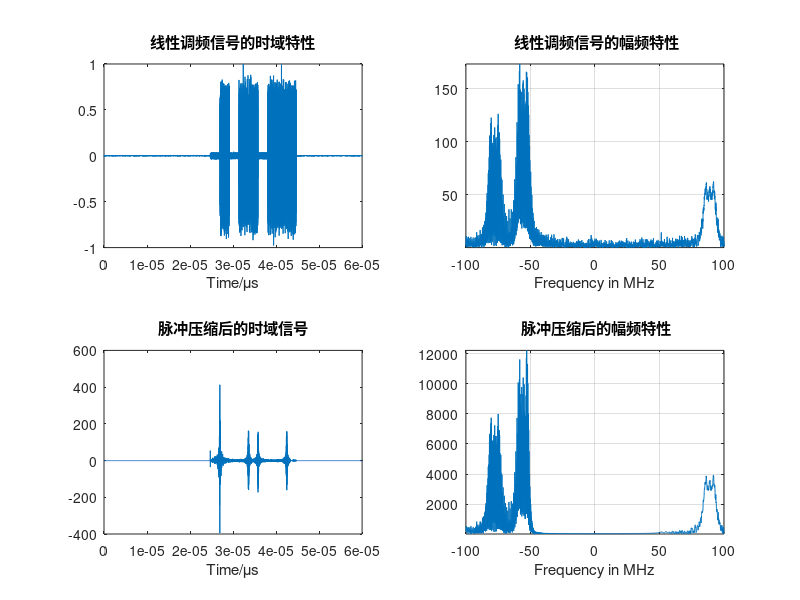

The MATLAB script that drew this image: (Note: this script raises an error after producing the figure.)
%2021年12月6日
%产生间歇采样转发干扰作为分类数据，干噪比30-60dB之间随机；


%%% 间歇采样循环转发干扰
close all;clear;clc
j=sqrt(-1);
data_num=1;   %干扰样本数
samp_num=6000;%距离窗点数
fs = 100e6; %采样频率

B = 50e6;  %信号带宽
taup = 20e-6; %信号脉宽
N = taup * fs; % 采样点数
t = linspace(taup/2,taup*3/2,N);          %时间序列
k = - B / taup;
lfm = exp(1j*pi*k*t.^2);          %LFM信号 复包络

SNR=10; %信噪比dB

for m=1:data_num
    
    %% 目标回波＋噪声
    JNR=20+round(rand(1,1)*20); %干噪比20-40dB
    sp=randn([1,samp_num])+1j*randn([1,samp_num]);%噪声基底
    sp=sp/std(sp);
%     As=10^(SNR/20);%目标回波幅度
%     Aj=10^(JNR/20);%干扰回波幅度
    As = SNR; Aj = JNR;
    range_tar=randi([500, 3000]);  % 目标回波最大点数 3000 + 2000 + 833 < 6000 就可以 833根据duty和period计算得到
    sp(1+range_tar:length(lfm)+range_tar)=sp(1+range_tar:length(lfm)+range_tar)+As*lfm;  %噪声+目标回波 目标在距离窗内200点处
    

 %% 采样参数设置

    section_num_list = [5, 9, 14, 20];
    loop_num = randi([2, 5]); % 循环转发次数
    section_num = section_num_list(loop_num - 1);

    section = taup / section_num; % 切片的长度
    section_samp_num = N / (taup / section); % 切片的采样点数
    section_samp_num = int16(section_samp_num);

    DRFM = zeros(1, loop_num*section_samp_num); % 将每次采样后的信号按倒序存入转发列表

    %% 转发
    for i=1:loop_num
        a = (i * (i+1) / 2 - 1); % 截获切片开始的坐标0、2、5、9...
        current_samp = sp(1+range_tar+a*section_samp_num : range_tar+(a+1)*section_samp_num);
        DRFM(1+(loop_num-i)*section_samp_num : (loop_num-i+1)*section_samp_num) = current_samp;
%         从采样切片的下一个切片开始转发
        sp(1+range_tar+(a+1)*section_samp_num : range_tar+(a+1+i)*section_samp_num) =  Aj * DRFM(1+(loop_num-i)*section_samp_num : (loop_num)*section_samp_num) +  sp(1+range_tar+(a+1)*section_samp_num : range_tar+(a+1+i)*section_samp_num);
    end
    

    sp=sp/max(sp); %归一化


    %% 作回波信号的时域波形
    figure;
    subplot(2, 2, 1);
    plot(linspace(0, 3, 6000)*taup, real(sp));
    title("线性调频信号的时域特性")
    xlabel('Time/μs');

    %% 回波信号的幅频特性
    subplot(2, 2, 2);
    freq=linspace(-fs,fs,length(sp));
    plot(freq*1e-6,fftshift(abs(fft(sp))));
    xlabel('Frequency in MHz');
    title(' 线性调频信号的幅频特性');
    grid on;axis tight;

   %% 进行脉冲压缩处理
    st = conj(fliplr(lfm));
    temp = conv(sp(1+range_tar : range_tar+length(lfm)), st);
    sp_pc = temp(ceil(length(temp)/2):end); % 2000:3999 取2000点
    sp_pc = cat(2, sp(1 : range_tar), sp_pc, sp(range_tar+length(lfm)+1:end));

    %% 将sp_pc信号的横坐标转为距离
%     c = 3.0e8;
%     t_to_distance = c / (2 * fs);
%     
%     temp = zeros(1,size(sp_pc,2));
%     index_end = floor(6000 / t_to_distance);
%     for index=1:index_end
%         R_index = floor(index * t_to_distance);
%         temp(R_index) = sp(index);
%     end
%     sp_pc = temp;

    %% 对sp_pc的时域以及频域进行作图
    subplot(2, 2, 3);
    plot(linspace(0, 3, 6000)*taup, real(sp_pc));
    title("脉冲压缩后的时域信号")
    xlabel('Time/μs');

    subplot(2, 2, 4);
    freq=linspace(-fs,fs,length(sp_pc));
    plot(freq*1e-6,fftshift(abs(fft(sp_pc))));
    xlabel('Frequency in MHz');
    title(' 脉冲压缩后的幅频特性');
    grid on;axis tight;

    %% STFT变换
    [S,~,~,~]=spectrogram(sp,32,32-8,512,fs);
    S = imresize(S,[539,682],'nearest');
    S=S/max(max(S));

    [S_pc,~,~,~]=spectrogram(sp_pc,32,32-8,512,fs);
    S_pc = imresize(S_pc,[539,682],'nearest');
    S_pc=S_pc/max(max(S_pc));

    %% 作时频图
    h = figure;
    ax = axes('Parent', h);
    imagesc(linspace(-10,10,size(S,1)),linspace(-10,10,size(S,2)),abs(S));
    ax.XAxis.Visible = 'off';
    ax.YAxis.Visible = 'off';
%     filename = ['repeater', num2str(m), '.jpg'];
%     exportgraphics(h, filename);

    h = figure;
    ax = axes('Parent', h);
    imagesc(linspace(-10,10,size(S_pc,1)),linspace(-10,10,size(S_pc,2)),abs(S_pc));
    ax.XAxis.Visible = 'off';
    ax.YAxis.Visible = 'off';


%     set(gca,'FontName','Times New Roman');
%     title("ISRJ | STFT")
%     xlabel('Time/μs','FontSize',15);ylabel('Frequency/MHz','FontSize',15)
%     saveas(gcf, ['repeater', num2str(m)], 'jpg');

 
    
end

% save('F:\deep_learning_for_active_jamming_2020.11.16\jamming_data\ISRJ_2\echo.mat' ,'echo')
% save('F:\deep_learning_for_active_jamming_2020.11.16\jamming_data\ISRJ_2\echo_stft.mat' ,'echo_stft')
% save('F:\deep_learning_for_active_jamming_2020.11.16\jamming_data\ISRJ_2\label.mat' ,'label')

% t_data=load('D:\CodeSpace\active_jamming_recognition\data\t_data.mat').t_data;
% tf_data=load('D:\CodeSpace\active_jamming_recognition\data\tf_data.mat').tf_data;
% gt_label=load('D:\CodeSpace\active_jamming_recognition\data\gt_label.mat').gt_label;
% % 
% t_data(1+500*(num_label):500*(num_label+1),:,:)=echo; 
% tf_data(1+500*(num_label):500*(num_label+1),:,:,:)=echo_stft; 
% gt_label(1,1+500*(num_label):500*(num_label+1))=label;
% % 
% save('D:\CodeSpace\active_jamming_recognition\data\t_data.mat','t_data')
% save('D:\CodeSpace\active_jamming_recognition\data\tf_data.mat','tf_data')
% save('D:\CodeSpace\active_jamming_recognition\data\gt_label.mat','gt_label')


% figure(1)
% plot(1:400,squa)
% 
% figure(2)
% plot(1:400,squa1)
% figure(3)
% plot(1:2000,sp)
% figure(4)
% [S,~,~,~]=spectrogram(sp,32*2,32*2-1,200,20e6);
% 
% S=S/max(max(S));
% imagesc(1:size(S,1),1:size(S,2),abs(S))




